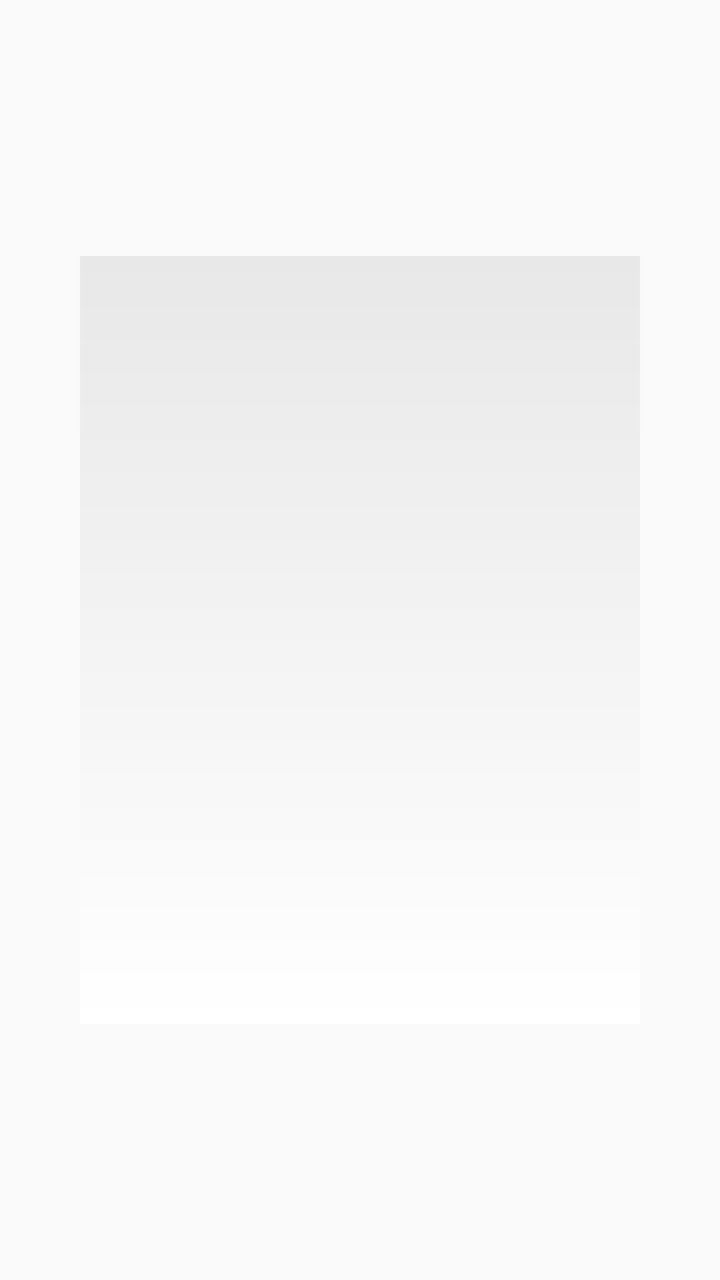
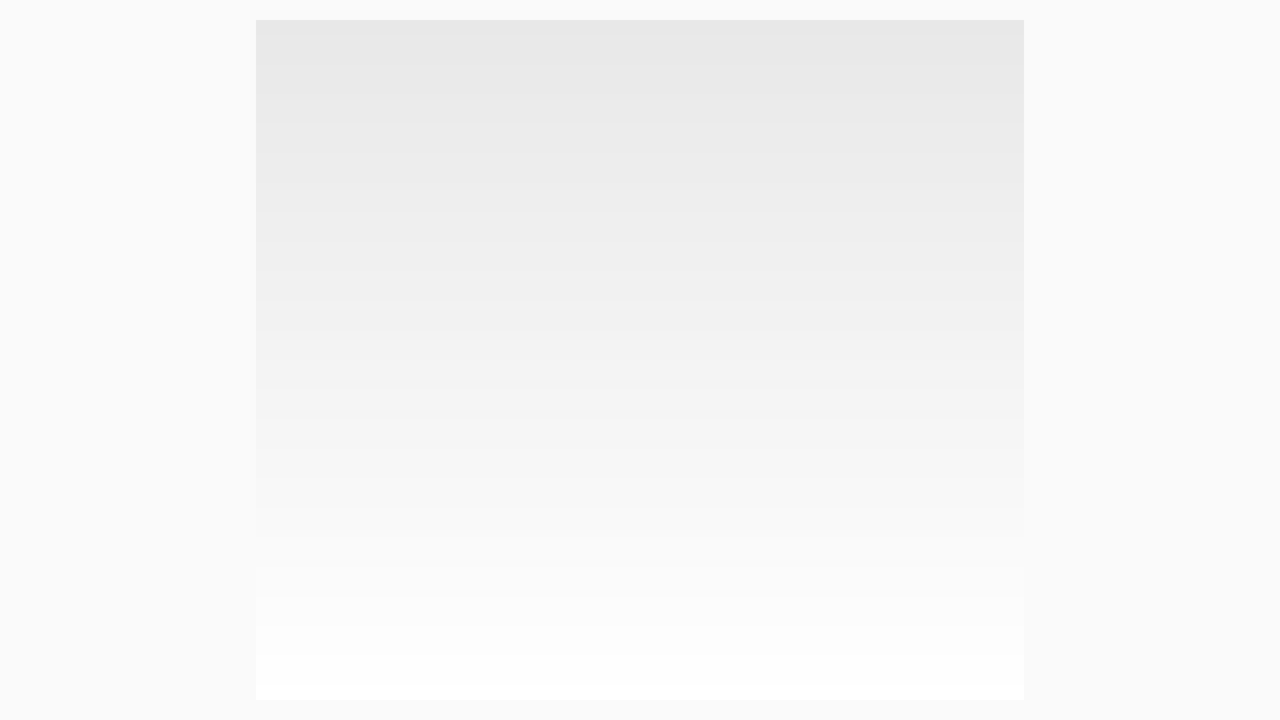

The same Android screen from two of the app's own layout files: first res/layout/ as a phone draws it, then the author's variant for another configuration, drawn on a device whose configuration selects that folder. Both files follow.
<!-- AndroidManifest.xml: application theme AppTheme -->
<!-- res/layout/popup_activity.xml -->
<?xml version="1.0" encoding="utf-8"?>
<LinearLayout
	xmlns:android="http://schemas.android.com/apk/res/android"
	xmlns:tools="http://schemas.android.com/tools"
	android:orientation="vertical"
	android:layout_width="match_parent"
	android:layout_height="match_parent"
	tools:context=".activity.PopupActivity">

	<FrameLayout
		android:layout_height="0dp"
		android:layout_width="wrap_content"
		android:layout_weight="1" />

	<FrameLayout
		android:id="@+id/container"
		android:layout_height="0dp"
		android:layout_width="match_parent"
		android:layout_weight="3"
		android:layout_marginLeft="40dp"
		android:layout_marginRight="40dp"
		android:background="@drawable/popup_background" />

	<FrameLayout
		android:layout_height="0dp"
		android:layout_width="match_parent"
		android:layout_weight="1" />
</LinearLayout>
<!-- resources referenced by this layout -->
<resources>
  <!-- drawable popup_background (drawable) -->
  <?xml version="1.0" encoding="utf-8"?>
  <shape xmlns:android="http://schemas.android.com/apk/res/android">
  
  	<gradient
  		android:startColor="#ffe8e8e8"
  		android:endColor="#fff"
  		android:angle="270" />
  </shape>
  <style name="AppTheme" parent="Theme.AppCompat.Light">
  		<item name="actionBarStyle">@style/Widget.AppCompat.Light.ActionBar.Solid</item>
      </style>
</resources>
<!-- res/layout-land/popup_activity.xml (the author's variant of the layout above) -->
<!-- drawn on the phone turned sideways -->
<?xml version="1.0" encoding="utf-8"?>
<LinearLayout
	xmlns:android="http://schemas.android.com/apk/res/android"
	xmlns:tools="http://schemas.android.com/tools"
	android:orientation="vertical"
	android:layout_width="match_parent"
	android:layout_height="match_parent"
	tools:context=".activity.PopupActivity">

	<LinearLayout
		android:layout_height="0dp"
		android:layout_width="match_parent"
		android:layout_weight="1"
		android:layout_marginTop="10dp"
		android:layout_marginBottom="10dp"
		android:orientation="horizontal">

		<FrameLayout
			android:layout_height="wrap_content"
			android:layout_width="0dp"
			android:layout_weight="1" />

		<FrameLayout
			android:id="@+id/container"
			android:layout_height="match_parent"
			android:layout_width="0dp"
			android:layout_weight="3"
			android:background="@drawable/popup_background" />

		<FrameLayout
			android:layout_height="wrap_content"
			android:layout_width="0dp"
			android:layout_weight="1" />
	</LinearLayout>
</LinearLayout>
